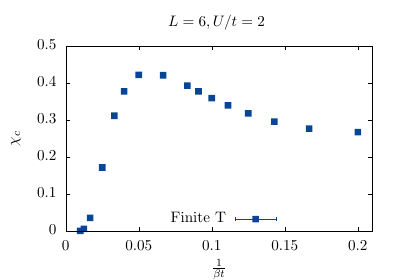

Write the gnuplot code that produced this figure.
set size 0.8,0.8
set terminal epslatex color standalone
set output "Proj_chi.tex"
set key center bottom
#set key at graph 0.7,0.99

col1='#F7FBFF'
col2='#DEEBF7'
col3='#C6DBEF'
col4='#9ECAE1'
col5='#6BAED6'
col6='#4292C6'
col7='#2171B5'
col8='#084594'

set multiplot
#set origin 0.2,0.5
#set key at graph 0.5,-0.5
set pointsize 1.5
#set ytics 0.0 0.5 0.1
set yrange [0.0:0.5]
set xrange [0.0:0.21] 

set ylabel "$  \\chi_{c}  $"
set title "$L=6,  U/t=2$ "
set xlabel " $ \\frac{1}{\\beta t} $ "
#set x2label " $ \\frac{1}{2 \\theta t + \\beta t} $ "
plot "Finite_T/Chi.dat" u (1/$1):($1*$2):($1*$3) w e lc rgb col8 lt 1 pt 5 t "Finite T"
unset multiplot
set output 
!pdflatex Proj_chi.tex
!open Proj_chi.pdf
